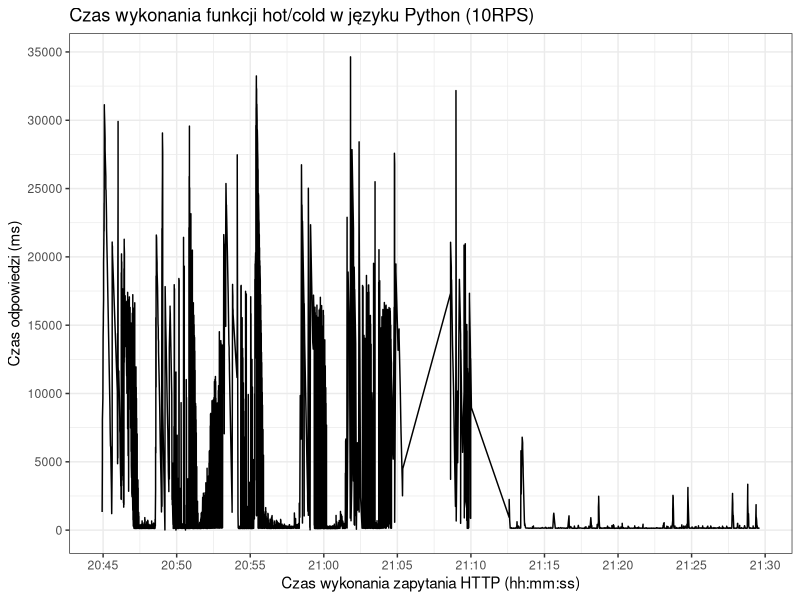

Generate this figure with R:
library("ggplot2")
library("scales")

png(filename="graph.png", width=1280, height=1024)

dat = read.csv("data.csv")
dat$timestamp = as.POSIXct(dat$timestamp, format = "%Y-%m-%dT%H:%M:%S")

ggplot(data=dat, aes(timestamp)) +
geom_line(aes(y = duration)) +
theme_bw() +
scale_x_datetime(labels = date_format("%H:%M"), breaks = pretty_breaks(n=10)) +
scale_y_continuous(breaks=pretty_breaks(n=10)) +
labs(x = "Czas wykonania zapytania HTTP (hh:mm:ss)", y = "Czas odpowiedzi (ms)") + 
ggtitle("Czas wykonania funkcji hot/cold w języku Python (10RPS)")


